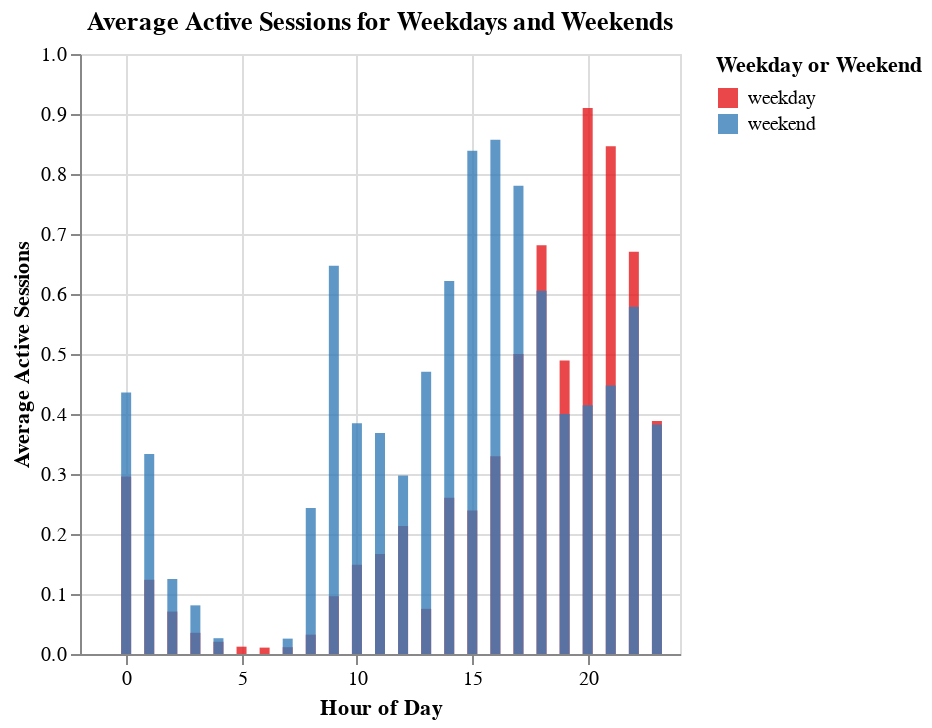

The notebook cell this image was saved under:
### Markdown cell above
These visualizations show us that compared to weekdays, there are more people playing during weekends, and their activity is more spread throughout the day. However, we need to account for the fact that there are five weekday days and only two weekend days, so let's look at the average active sessions.

### Code cell
avg_sessions_plot = alt.Chart(dayofweek_preds, title = 'Average Active Sessions for Weekdays and Weekends').mark_bar(opacity = 0.8).encode(
    x = alt.X('hour').title('Hour of Day'),
    y = alt.Y('mean(active_sessions)').title('Average Active Sessions').stack(None),
    color = alt.Color('day_or_end', title='Weekday or Weekend').scale(scheme="set1")
)
avg_sessions_plot

### Figure 1 — Vega-Lite specification as saved in the notebook (floating-point values rounded to 4 significant figures; data arrays with more than 128 entries replaced by an {"elided": "..."} marker saying what was removed)
{"config": {"view": {"continuousWidth": 300, "continuousHeight": 300}}, "data": {"name": "data-6f0342c269a264a28720d47f0ee8b63a"}, "mark": {"type": "bar", "opacity": 0.8}, "encoding": {"color": {"field": "day_or_end", "scale": {"scheme": "set1"}, "title": "Weekday or Weekend", "type": "nominal"}, "x": {"field": "hour", "title": "Hour of Day", "type": "quantitative"}, "y": {"aggregate": "mean", "field": "active_sessions", "stack": null, "title": "Average Active Sessions", "type": "quantitative"}}, "title": "Average Active Sessions for Weekdays and Weekends", "$schema": "https://vega.github.io/schema/vega-lite/v5.17.0.json", "datasets": {"data-6f0342c269a264a28720d47f0ee8b63a": {"elided": "3113 records"}}}
